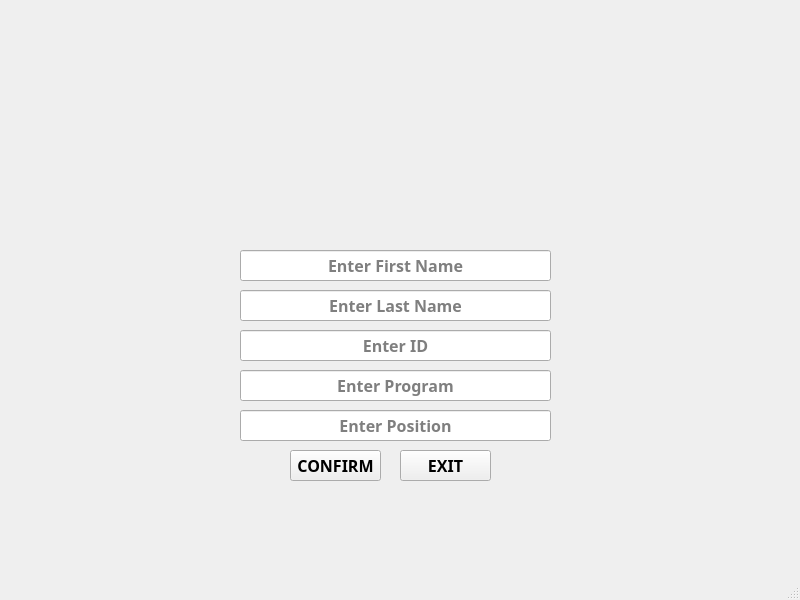
<?xml version="1.0" encoding="UTF-8"?>
<ui version="4.0">
 <class>addwindow</class>
 <widget class="QMainWindow" name="addwindow">
  <property name="geometry">
   <rect>
    <x>0</x>
    <y>0</y>
    <width>800</width>
    <height>600</height>
   </rect>
  </property>
  <property name="windowTitle">
   <string>MainWindow</string>
  </property>
  <widget class="QWidget" name="centralwidget">
   <widget class="QLabel" name="label">
    <property name="geometry">
     <rect>
      <x>120</x>
      <y>20</y>
      <width>581</width>
      <height>511</height>
     </rect>
    </property>
    <property name="text">
     <string>&lt;html&gt;&lt;head/&gt;&lt;body&gt;&lt;p&gt;&lt;img src=&quot;:/login/Pics/Login-window.png&quot;width=522 height=484/&gt;&lt;/p&gt;&lt;/body&gt;&lt;/html&gt;</string>
    </property>
   </widget>
   <widget class="QLineEdit" name="fnamebox">
    <property name="geometry">
     <rect>
      <x>240</x>
      <y>250</y>
      <width>311</width>
      <height>31</height>
     </rect>
    </property>
    <property name="font">
     <font>
      <family>Nexa Bold</family>
      <pointsize>12</pointsize>
      <weight>75</weight>
      <bold>true</bold>
     </font>
    </property>
    <property name="alignment">
     <set>Qt::AlignCenter</set>
    </property>
    <property name="placeholderText">
     <string>Enter First Name</string>
    </property>
   </widget>
   <widget class="QLineEdit" name="lnamebox">
    <property name="geometry">
     <rect>
      <x>240</x>
      <y>290</y>
      <width>311</width>
      <height>31</height>
     </rect>
    </property>
    <property name="font">
     <font>
      <family>Nexa Bold</family>
      <pointsize>12</pointsize>
      <weight>75</weight>
      <bold>true</bold>
     </font>
    </property>
    <property name="alignment">
     <set>Qt::AlignCenter</set>
    </property>
    <property name="placeholderText">
     <string>Enter Last Name</string>
    </property>
   </widget>
   <widget class="QLineEdit" name="idbox">
    <property name="geometry">
     <rect>
      <x>240</x>
      <y>330</y>
      <width>311</width>
      <height>31</height>
     </rect>
    </property>
    <property name="font">
     <font>
      <family>Nexa Bold</family>
      <pointsize>12</pointsize>
      <weight>75</weight>
      <bold>true</bold>
     </font>
    </property>
    <property name="text">
     <string/>
    </property>
    <property name="alignment">
     <set>Qt::AlignCenter</set>
    </property>
    <property name="placeholderText">
     <string>Enter ID</string>
    </property>
   </widget>
   <widget class="QLineEdit" name="cbox">
    <property name="geometry">
     <rect>
      <x>240</x>
      <y>370</y>
      <width>311</width>
      <height>31</height>
     </rect>
    </property>
    <property name="font">
     <font>
      <family>Nexa Bold</family>
      <pointsize>12</pointsize>
      <weight>75</weight>
      <bold>true</bold>
     </font>
    </property>
    <property name="alignment">
     <set>Qt::AlignCenter</set>
    </property>
    <property name="placeholderText">
     <string>Enter Program</string>
    </property>
   </widget>
   <widget class="QLineEdit" name="posbox">
    <property name="geometry">
     <rect>
      <x>240</x>
      <y>410</y>
      <width>311</width>
      <height>31</height>
     </rect>
    </property>
    <property name="font">
     <font>
      <family>Nexa Bold</family>
      <pointsize>12</pointsize>
      <weight>75</weight>
      <bold>true</bold>
     </font>
    </property>
    <property name="alignment">
     <set>Qt::AlignCenter</set>
    </property>
    <property name="placeholderText">
     <string>Enter Position</string>
    </property>
   </widget>
   <widget class="QPushButton" name="pushButton">
    <property name="geometry">
     <rect>
      <x>290</x>
      <y>450</y>
      <width>91</width>
      <height>31</height>
     </rect>
    </property>
    <property name="font">
     <font>
      <family>Nexa Bold</family>
      <pointsize>12</pointsize>
      <weight>75</weight>
      <bold>true</bold>
     </font>
    </property>
    <property name="styleSheet">
     <string notr="true">QPushButton {background-color: Black} QPushButton:hover {background-color:grey}QPushButton {border-radius:15px}QPushButton {color:White}QPushButton{border:2px solid yellow}QPushButton:pressed{Background-color:yellow};</string>
    </property>
    <property name="text">
     <string>CONFIRM</string>
    </property>
   </widget>
   <widget class="QPushButton" name="exitbut">
    <property name="geometry">
     <rect>
      <x>400</x>
      <y>450</y>
      <width>91</width>
      <height>31</height>
     </rect>
    </property>
    <property name="font">
     <font>
      <family>Nexa Bold</family>
      <pointsize>12</pointsize>
      <weight>75</weight>
      <bold>true</bold>
     </font>
    </property>
    <property name="styleSheet">
     <string notr="true">QPushButton {background-color: Black} QPushButton:hover {background-color:grey}QPushButton {border-radius:15px}QPushButton {color:White}QPushButton{border:2px solid yellow}QPushButton:pressed{Background-color:red};</string>
    </property>
    <property name="text">
     <string>EXIT</string>
    </property>
   </widget>
  </widget>
  <widget class="QStatusBar" name="statusbar"/>
 </widget>
 <resources>
  <include location="dutycheckerFiles.qrc"/>
 </resources>
 <connections/>
</ui>
